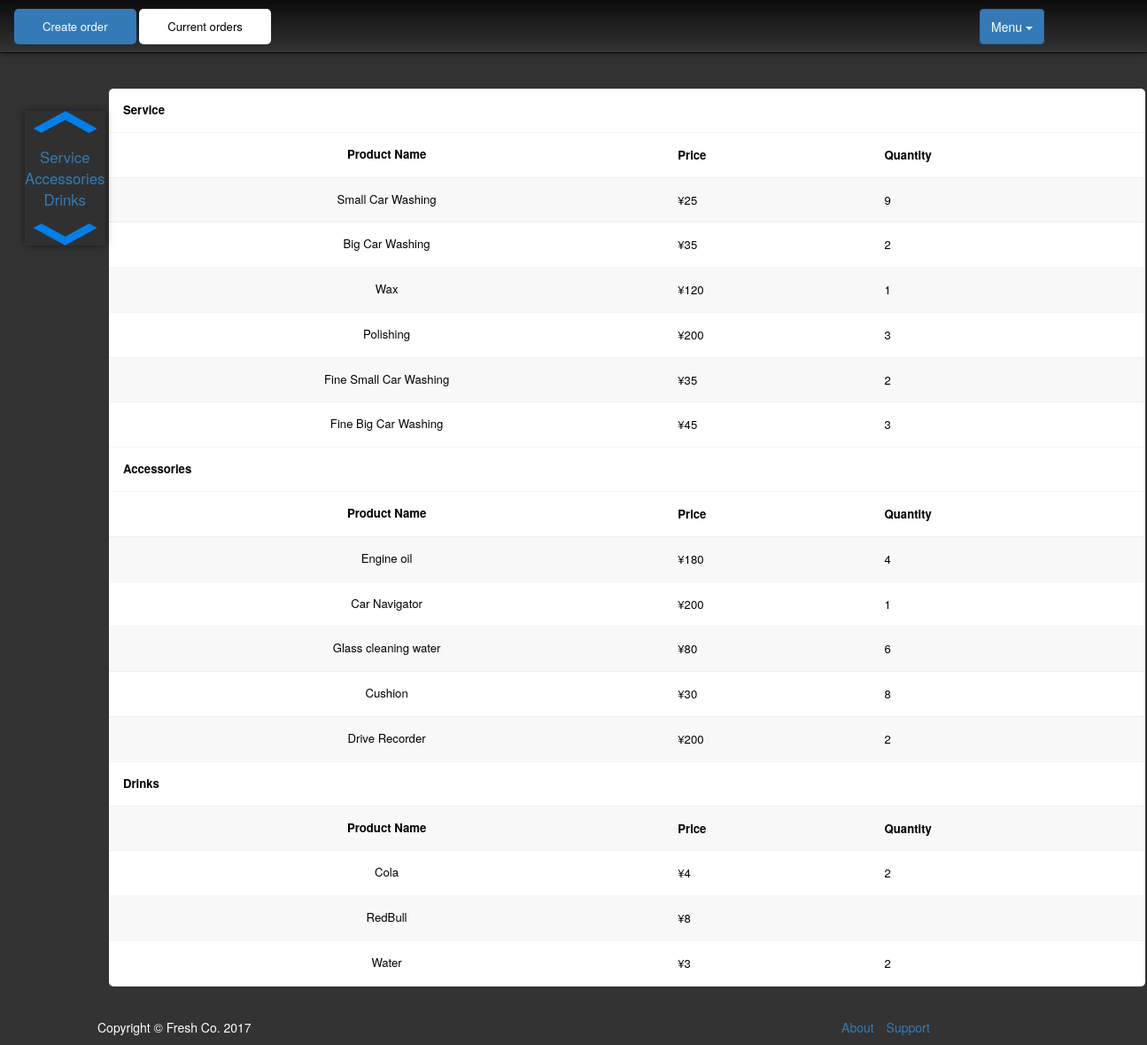
Page /admin/index.php?page=product&action=sold on the committed database.
### tables this page shows
CREATE TABLE IF NOT EXISTS `product_service` (
  `id` int(10) unsigned NOT NULL,
  `product_name` varchar(50) DEFAULT NULL,
  `Price` int(11) DEFAULT NULL,
  `type_id` int(11) DEFAULT NULL
);

### admin/inc/db.php (called while the page is built, shortened)
<?php
 class Mysql{
	function __construct(){
		$this->conn=$this->getConn();
	}
	function getConn(){
        $conn =  mysql_connect('localhost','root','0618') or die("Cannot connect to server".mysql_error());
        return $conn;
    }
	function fetch($result){
        $row = mysql_fetch_array($result);
        return $row;
    }
	function query($sql){
        $res = mysql_query($sql,$this->conn) or die(mysql_error());
		return $res;
	}
}
$mysql = new Mysql();
?>

### admin/product.php (the view, shortened to what this page needs)
<?php
if(isset($_GET['action'])){
	$action = $_GET['action'];
}else{
	$action = 'detail';
}
$sql_fcata = "select type_id,product_name from product_service where price IS NULL ORDER by type_id";
$result_fcata = $mysql->query($sql_fcata);
if($action == 'cata'){
?>
<div class="col-md-12 mainblocks">
	<div class='helptip' id='helptip' style="display:none;">
		<a class='label label-primary'>E</a> Edit /
		<a class='label label-danger'>X</a> Delete /
	</div>
	<table class ='table-stripped'>
		<thead>
			<th colspan='3'>Product catalogue:</th>
			<tr>
				<th>Catalogue ID</th>
				<th class='text-center'>Catalogue Name</th>
				<th class='text-right'>
					Operation <a href='javascript:void(0);' onclick="$('#helptip').toggle()" class="glyphicon glyphicon-question-sign icona"></a>
				</th>
			</tr>
		</thead>
		<tbody>
<?php
    while($row_fcata = $mysql->fetch($result_fcata)) {
        echo "<tr>
				<td>".$row_fcata['type_id']."</td>
				<td class='text-center'>".$row_fcata['product_name']." </td>
				<td class='text-right'>
					<a class='label label-primary' onclick=\"firm('Do you want to Edit this Product Type?','editCata{$row_fcata['type_id']}')\">E</a>
					<a class='label label-danger' onclick=\"firm('Do you want to Delete this Product Type and all of its sub product items?','deleteCata{$row_fcata['type_id']}')\">X</a>
				</td>
			</tr>";
		echo "<form action='index.php?page=product&action=new' method='post' id='editCata{$row_fcata['type_id']}'>
					<input type='hidden' name='origCataEdit' value='{$row_fcata['type_id']},{$row_fcata['product_name']}'/>
				</form>
				<form action='' method='post' id='deleteCata{$row_fcata['type_id']}'>
					<input type='hidden' name='origCataDel' value='{$row_fcata['type_id']}'/>
				</form>";
    }
?>
		</tbody>
	</table>
</div>
<?php
	if(isset($_POST['origCataDel'])){
			$sql_delproduct = "DELETE FROM product_service WHERE type_id = {$_POST['origCataDel']}";
			$mysql->query($sql_delproduct);
			echo "<script>window.location.href='index.php?page=product&action=cata';</script>";
		}
}else if($action == 'sold'){
	echo "<table class ='table-stripped'>";
	while($row_fcata = $mysql->fetch($result_fcata)) {
		$cata_id = $row_fcata['type_id'];
        $sql_finfo = "select id,s.product_name as product_name,s.price from product_service as s where s.type_id = ".$cata_id." and s.price IS NOT NULL;";
	    $result_finfo = $mysql->query($sql_finfo);
        echo "<th colspan='3' id=".$row_fcata['product_name'].">".$row_fcata['product_name']."</th>
				<tr>
					<td  class='text-centered'><b>Product Name</b></td>
					<td class='bold'>Price</td><td class='bold'>Quantity</td>
				</tr>";
		while($row_finfo = $mysql->fetch($result_finfo)) {
			echo "<tr>
					<td class='text-centered'>".$row_finfo['product_name']."</td>
					<td>&#165;".$row_finfo['price']." </td>";
            $productid = $row_finfo['id'];
            $sql_fquantity = "SELECT sum(quantity)as Quantity from order_product where product_id = ".$productid.";";
			$result_fquantity = $mysql->query($sql_fquantity);
  			while($row_fquantity = $mysql->fetch($result_fquantity)) {
		        echo "<td>".$row_fquantity['Quantity']."</td>
				</tr>";
		    }
	    }
    }echo "</table>";
}else if($action == 'new'){
	echo "<form action='submit.php' method='post'>
		<table>
			<th colspan='4'>
				<label>New Product&nbsp;<input type='radio' name='isCata' value='product' onclick='refresh()' checked>&nbsp; &nbsp;</label><label>&nbsp; &nbsp;
				New Product Category <input type='radio' name='isCata' value='cata' onclick='hideCata()'></label>
			</th>
		<script>
			function refresh(){
				window.location.href='index.php?page=product&action=new';
			}
			function hideCata(){
				var cata = document.getElementsByClassName('hideCata');
				document.getElementsByName('price')[0].required = false;
				for(var i = 0; i < cata.length;i++){
					cata[i].style.display = 'none';
				}
			}
		</script>";
	$sql_LastproductID = 'SELECT id FROM product_service ORDER BY id DESC LIMIT 1';
	$productId = $mysql->fetch($mysql->query($sql_LastproductID))[0]+1;
	echo"		<tr>
				<td class='bold' class='width-2'>Product ID</td>
				<td class='width-2'>
					<input type='number' name='origId' maxlength='6' value='$productId' disabled='disabled'/>
					<input type='hidden' name='cataId' value='$productId' />
				</td>
			</tr>
			<tr>
				<td class='bold'>Name<span class='req'> *</span></td>
				<td>
					<input type='text' maxlength='30' name='productName' required/>
				</td>
				<td class='bold'><span class='hideCata'>Product Type<span class='req'> *</span></span></td>
				<td class='width-4'><span class='hideCata'>
					<div style='margin-left:-200px;'><b>Catalogue:</b>
						<select name='productCata' class='width-6'>";
	$sql_productCata = "SELECT type_id,product_name FROM product_service WHERE price is NULL ORDER BY product_name";
	$result_productCata = $mysql->query($sql_productCata);
	$productCata = array();
		while($row = $mysql->fetch($result_productCata)) {
			echo "<option value={$row['type_id']}>{$row['product_name']}</option>";
			$productCata[$row['product_name']] = $row['type_id'];
		}
	echo"				</select>
					</div></span>
				</td>
			</tr>
			<tr>
				<td class='bold'><span class='hideCata'>Price<span class='req'> *</span></span></td>
				<td><span class='hideCata'>
					<label>&#165;&nbsp;</label><input type='number' min='0' max='999' name='price' required/>
				</span></td>
			</tr>
		</table>
		<div class='text-right'>
			<button class='submit' type='primary' name='submit'>Submit</button>
		</div>
	</form>";
	if(isset($_POST['origproductEdit'])){
		$origproduct = explode(',',$_POST['origproductEdit']);
		echo "<script>
				document.getElementsByName('isCata')[1].disabled = true;
				var productid = document.getElementsByName('origId')[0];
				document.getElementsByName('cataId')[0].disabled = true;
				productid.disabled=false;
				productid.value = {$origproduct[0]};
				productid.onchange = function(){
					productid.value = {$origproduct[0]};
				}
				document.getElementsByName('productName')[0].value = '{$origproduct[1]}';
				document.getElementsByName('price')[0].value = '{$origproduct[2]}';
				document.getElementsByName('productCata')[0].value = '{$productCata[$origproduct[3]]}';
			</script>";
	}else if(isset($_POST['origCataEdit'])){
		$origCata = explode(',',$_POST['origCataEdit']);
		echo "<script>
				hideCata();
				document.getElementsByName('isCata')[0].disabled = true;
				document.getElementsByName('isCata')[1].checked = true;
				var productid = document.getElementsByName('origId')[0];
				document.getElementsByName('cataId')[0].disabled = true;
				productid.disabled=false;
				productid.value = {$origCata[0]};
				productid.onchange = function(){
					productid.value = {$origCata[0]};
				};
				document.getElementsByName('productName')[0].value = '{$origCata[1]}';
			</script>";
	}
}else if($action== 'weekly'){
	$timeres = $mysql->fetch($mysql->query('select year(now()),week(now(),1)'));
	$weeknum = $timeres[1];
	$yearnum = $timeres[0];
	echo "<div class='my_show'>
			<form method='post' action='index.php?page=product&action=weekly'>
				Week:<input type='number' name='weeknum' id='weeknum' placeholder='Week' min='0' max='53' value='$weeknum'/>
				Year:<input type='number' name='yearnum' id='yearnum' placeholder='Year' min='2010' max='$yearnum' value='$yearnum'/>
				<button type='submit' value='OK' class='my_hidden'>OK</button>
			</form>";
	if(isset($_POST['weeknum'])&&$_POST['weeknum']!=''){$weeknum = inputCheck($_POST['weeknum']);}
	if(!empty($_POST['yearnum'])){$yearnum = inputCheck($_POST['yearnum']);}
	echo "<script>
			document.getElementById('weeknum').value = $weeknum;
			document.getElementById('yearnum').value = $yearnum;
		</script>";
	$sql_subdate = "select DATE_ADD('$yearnum-01-01',INTERVAL (7*$weeknum-WEEKDAY('$yearnum-01-01')) DAY) AS start, DATE_ADD(DATE_ADD('$yearnum-01-01',INTERVAL (7*$weeknum-WEEKDAY('$yearnum-01-01')) DAY),INTERVAL 5 DAY) AS end;";
	$subdate = $mysql->fetch($mysql->query($sql_subdate));
	echo "<table class ='table-stripped'>
			<th style='font-size:1.6em' class='text-centered' colspan='10'>Weekly's selling Product Diary: {$subdate['start']} to {$subdate['end']}</th>";
	while($row_fcata = $mysql->fetch($result_fcata)) {
		$cata_id = $row_fcata['type_id'];
        $sql_finfo = "SELECT id,s.product_name AS product_name,s.price FROM product_service AS s WHERE s.type_id = ".$cata_id." AND s.price IS NOT NULL;";
	    $result_finfo = $mysql->query($sql_finfo);
        echo "<tr id='{$row_fcata['product_name']}'>
				<td class='text-centered'><b style='font-size:1.2em;'>{$row_fcata['product_name']}</b></td>
				<td class='bold'>Price</td>
				<td class='bold'>Monday</td>
				<td class='bold'>Tuesday</td>
				<td class='bold'>Wednesday</td>
				<td class='bold'>Thursday</td>
				<td class='bold'>Friday</td>
				<td class='bold'>Saturday</td>
				<td class='bold'>Sunday</td>
				<td class='bold'>Quantity</td>
			</tr>";
		while($row_finfo = $mysql->fetch($result_finfo)) {
			echo "<tr>
					<td class='text-centered'>".$row_finfo['product_name']."</td>
					<td>&#165;".$row_finfo['price']." </td>
					<td id='1_{$row_finfo['id']}'></td>
					<td id='2_{$row_finfo['id']}'></td>
					<td id='3_{$row_finfo['id']}'></td>
					<td id='4_{$row_finfo['id']}'></td>
					<td id='5_{$row_finfo['id']}'></td>
					<td id='6_{$row_finfo['id']}'></td>
					<td id='7_{$row_finfo['id']}'></td>
					<td id='q_{$row_finfo['id']}'>0</td>
				</tr>";
	    }echo "<tr>
					<td class='text-centered'>TOTAL</td>
					<td></td>
					<td>&#165;<span id='1_c$cata_id'>0</span></td>
					<td>&#165;<span id='2_c$cata_id'>0</span></td>
					<td>&#165;<span id='3_c$cata_id'>0</span></td>
					<td>&#165;<span id='4_c$cata_id'>0</span></td>
					<td>&#165;<span id='5_c$cata_id'>0</span></td>
					<td>&#165;<span id='6_c$cata_id'>0</span></td>
					<td>&#165;<span id='7_c$cata_id'>0</span></td>
					<td id='q_c$cata_id'>0</td>
				</tr>
				<tr>
					<td class='text-centered'><b>Total Week: </b></td>
					<td><kbd>&#165;<span id='total_$cata_id'>0</span></kbd></td>
				<tr/>";
	}
	echo "<tr>
			<td class='fat'><b>AMOUNT TOTAL:&nbsp; &nbsp; <samp>&#165;<span id='total_all'>0</span></b></samp></td>
			<td></td>
			<td>&#165;<span id='day1'>0</span></td>
			<td>&#165;<span id='day2'>0</span></td>
			<td>&#165;<span id='day3'>0</span></td>
			<td>&#165;<span id='day4'>0</span></td>
			<td>&#165;<span id='day5'>0</span></td>
			<td>&#165;<span id='day6'>0</span></td>
			<td>&#165;<span id='day7'>0</span></td>
		  </tr>
		</table>
	</div>";
	for($dayweek=2;$dayweek<9;$dayweek++){
		$sql="select of.product_id,sum(quantity),sum(quantity)*fc.price,fc.type_id from order_product as of join product_service as fc ON of.product_id = fc.id where order_id in (select id from orders where week(date,1) = $weeknum and year(date)=$yearnum and DAYOFWEEK(date) = $dayweek) group by product_id";
		$res = $mysql->query($sql);
		$zhou = $dayweek - 1;
		while($row = $mysql->fetch($res)){
			echo "<script>
					changeQuan('{$zhou}_{$row[0]}',{$row[1]});
					addQuan('q_{$row[0]}',{$row[1]});
					addQuan('{$zhou}_c{$row[3]}',{$row[2]});
					addQuan('q_c{$row[3]}',{$row[1]});
					addQuan('total_{$row[3]}',{$row[2]});
					addQuan('total_all',{$row[2]});
					addQuan('day{$zhou}',{$row[2]});
				</script>";
		}
	}
}
?>

### admin/inc/nav.php (shortened to what this page needs)
<center class="tab_out">
          <table class="table-stripped">
        <tr><td class='text-centered' id='tab'>
		<nav>
			<div class="left-menu">
				<a href="index.php?page=create_order"><button class='btn-primary' type="button">Create order</button></a>
				<a href="index.php?page=current_orders"><button type="button">Current orders</button></a>
			</div>
			<div class="right-menu">
				<div class="nav dropdown">
				    <button class="btn btn-primary dropdown-toggle" type="button" data-toggle="dropdown">Menu
				    <span class="caret"></span></button>
				  </div>
			</div>
		</nav>
		</tr></td>
    </table>
</center>
<div class='col-xs-1'>
	<div class="left_tab">
		<a href='#'><img src='../static/img/icon/up.png'/></a><br/>
		<?php
		if ($page == 'create_order' || ($_GET['action']=='weekly') || $_GET['action']=='sold') {
			$sql_fcata = "SELECT product_name FROM product_service WHERE price IS NULL ORDER BY type_id";
			$res_fcata = $mysql->query($sql_fcata);
			while($row_fcata = $mysql->fetch($res_fcata)){
				echo "<a href=#".$row_fcata['product_name'].">".$row_fcata['product_name']."</a><br/>";
			}
		}
		?>
		<a href='#bottom'><img src='../static/img/icon/down.png'/></a>
	</div>
</div>
<div class='col-xs-10'>
         <dl class="container">
		<dd class="row clearfix">

### rows in the picture
product_service: product_name "Service"
product_service: product_name "Accessories"
product_service: product_name "Drinks"
product_service: product_name "Small Car Washing", Price "25", Quantity "9"
product_service: product_name "Big Car Washing", Price "35", Quantity "2"
product_service: product_name "Wax", Price "120", Quantity "1"
product_service: product_name "Polishing", Price "200", Quantity "3"
product_service: product_name "Fine Small Car Washing", Price "35", Quantity "2"
product_service: product_name "Fine Big Car Washing", Price "45", Quantity "3"
product_service: product_name "Engine oil", Price "180", Quantity "4"
product_service: product_name "Car Navigator", Price "200", Quantity "1"
product_service: product_name "Glass cleaning water", Price "80", Quantity "6"
product_service: product_name "Cushion", Price "30", Quantity "8"
product_service: product_name "Drive Recorder", Price "200", Quantity "2"
product_service: product_name "Cola", Price "4", Quantity "2"
product_service: product_name "RedBull", Price "8"
product_service: product_name "Water", Price "3", Quantity "2"
